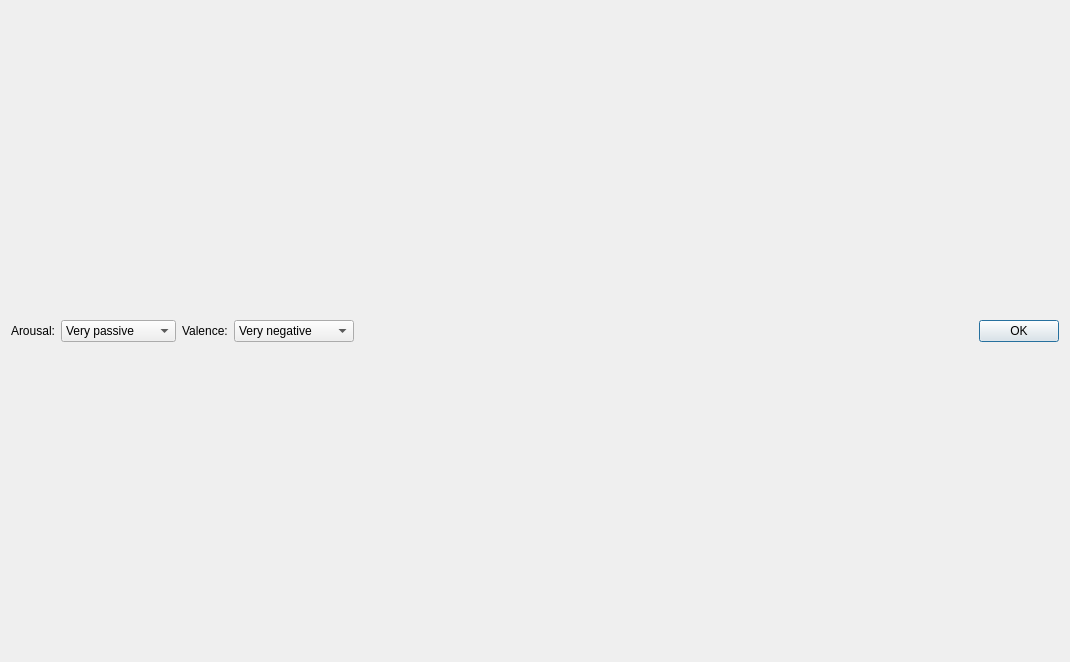
<?xml version="1.0" encoding="UTF-8"?>
<ui version="4.0">
 <class>exampleDialog</class>
 <widget class="QDialog" name="exampleDialog">
  <property name="windowModality">
   <enum>Qt::ApplicationModal</enum>
  </property>
  <property name="geometry">
   <rect>
    <x>0</x>
    <y>0</y>
    <width>1070</width>
    <height>662</height>
   </rect>
  </property>
  <property name="sizePolicy">
   <sizepolicy hsizetype="MinimumExpanding" vsizetype="MinimumExpanding">
    <horstretch>0</horstretch>
    <verstretch>0</verstretch>
   </sizepolicy>
  </property>
  <property name="minimumSize">
   <size>
    <width>1070</width>
    <height>662</height>
   </size>
  </property>
  <property name="windowTitle">
   <string>Dialog</string>
  </property>
  <layout class="QVBoxLayout" name="verticalLayout">
   <item>
    <layout class="QGridLayout" name="gridLayout">
     <property name="sizeConstraint">
      <enum>QLayout::SetDefaultConstraint</enum>
     </property>
    </layout>
   </item>
   <item>
    <layout class="QHBoxLayout">
     <property name="spacing">
      <number>6</number>
     </property>
     <property name="sizeConstraint">
      <enum>QLayout::SetMinimumSize</enum>
     </property>
     <property name="leftMargin">
      <number>0</number>
     </property>
     <property name="topMargin">
      <number>0</number>
     </property>
     <property name="rightMargin">
      <number>0</number>
     </property>
     <property name="bottomMargin">
      <number>0</number>
     </property>
     <item>
      <widget class="QLabel" name="arousalLb">
       <property name="text">
        <string>Arousal:</string>
       </property>
      </widget>
     </item>
     <item>
      <widget class="QComboBox" name="arousalCB">
       <item>
        <property name="text">
         <string>Very passive</string>
        </property>
       </item>
       <item>
        <property name="text">
         <string>Slightly passive</string>
        </property>
       </item>
       <item>
        <property name="text">
         <string>Neutral</string>
        </property>
       </item>
       <item>
        <property name="text">
         <string>Slightly active</string>
        </property>
       </item>
       <item>
        <property name="text">
         <string>Very active</string>
        </property>
       </item>
      </widget>
     </item>
     <item>
      <widget class="QLabel" name="valenceLb">
       <property name="text">
        <string>Valence:</string>
       </property>
      </widget>
     </item>
     <item>
      <widget class="QComboBox" name="valenceCB">
       <item>
        <property name="text">
         <string>Very negative</string>
        </property>
       </item>
       <item>
        <property name="text">
         <string>Slightly negative</string>
        </property>
       </item>
       <item>
        <property name="text">
         <string>Neutral</string>
        </property>
       </item>
       <item>
        <property name="text">
         <string>Slightly positive</string>
        </property>
       </item>
       <item>
        <property name="text">
         <string>Very positive</string>
        </property>
       </item>
      </widget>
     </item>
     <item>
      <spacer name="horizontalSpacer">
       <property name="orientation">
        <enum>Qt::Horizontal</enum>
       </property>
       <property name="sizeHint" stdset="0">
        <size>
         <width>40</width>
         <height>20</height>
        </size>
       </property>
      </spacer>
     </item>
     <item>
      <widget class="QPushButton" name="okButton">
       <property name="sizePolicy">
        <sizepolicy hsizetype="Fixed" vsizetype="Fixed">
         <horstretch>0</horstretch>
         <verstretch>0</verstretch>
        </sizepolicy>
       </property>
       <property name="text">
        <string>OK</string>
       </property>
      </widget>
     </item>
    </layout>
   </item>
  </layout>
 </widget>
 <resources/>
 <connections>
  <connection>
   <sender>okButton</sender>
   <signal>clicked()</signal>
   <receiver>exampleDialog</receiver>
   <slot>accept()</slot>
   <hints>
    <hint type="sourcelabel">
     <x>278</x>
     <y>253</y>
    </hint>
    <hint type="destinationlabel">
     <x>96</x>
     <y>254</y>
    </hint>
   </hints>
  </connection>
 </connections>
</ui>
